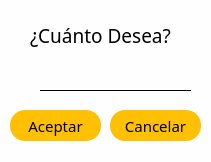
<?xml version="1.0" encoding="UTF-8"?>
<ui version="4.0">
 <class>vtnCantidad</class>
 <widget class="QDialog" name="vtnCantidad">
  <property name="windowModality">
   <enum>Qt::NonModal</enum>
  </property>
  <property name="geometry">
   <rect>
    <x>0</x>
    <y>0</y>
    <width>211</width>
    <height>162</height>
   </rect>
  </property>
  <property name="minimumSize">
   <size>
    <width>211</width>
    <height>162</height>
   </size>
  </property>
  <property name="maximumSize">
   <size>
    <width>211</width>
    <height>162</height>
   </size>
  </property>
  <property name="mouseTracking">
   <bool>false</bool>
  </property>
  <property name="focusPolicy">
   <enum>Qt::NoFocus</enum>
  </property>
  <property name="windowTitle">
   <string>Cantidad</string>
  </property>
  <property name="windowIcon">
   <iconset>
    <normaloff>../imagenes/info.png</normaloff>../imagenes/info.png</iconset>
  </property>
  <property name="accessibleName">
   <string/>
  </property>
  <property name="styleSheet">
   <string notr="true">*{
font-family:century gothic;
font-size: 15px;
}
#vtnCantidad{
 background:#fefefe;
}
QPushButton{
border-radius:15px;
background:#ffc001;
}

QPushButton:hover{
background:#dea806;
}
QLineEdit{
	border:none;
	border-bottom: 1px solid black;
	background:transparent;
}

</string>
  </property>
  <property name="sizeGripEnabled">
   <bool>false</bool>
  </property>
  <property name="modal">
   <bool>false</bool>
  </property>
  <widget class="QLabel" name="label">
   <property name="geometry">
    <rect>
     <x>30</x>
     <y>20</y>
     <width>161</width>
     <height>31</height>
    </rect>
   </property>
   <property name="text">
    <string>&lt;html&gt;&lt;head/&gt;&lt;body&gt;&lt;p&gt;&lt;span style=&quot; font-size:14pt;&quot;&gt;¿Cuánto Desea?&lt;/span&gt;&lt;/p&gt;&lt;/body&gt;&lt;/html&gt;</string>
   </property>
  </widget>
  <widget class="QPushButton" name="btnAceptardialogSalida">
   <property name="geometry">
    <rect>
     <x>10</x>
     <y>110</y>
     <width>91</width>
     <height>31</height>
    </rect>
   </property>
   <property name="text">
    <string>Aceptar</string>
   </property>
   <property name="shortcut">
    <string>Return</string>
   </property>
  </widget>
  <widget class="QLineEdit" name="LineCantidaddialogSalida">
   <property name="geometry">
    <rect>
     <x>40</x>
     <y>60</y>
     <width>151</width>
     <height>31</height>
    </rect>
   </property>
  </widget>
  <widget class="QPushButton" name="btnCancelardialogSalida">
   <property name="geometry">
    <rect>
     <x>110</x>
     <y>110</y>
     <width>91</width>
     <height>31</height>
    </rect>
   </property>
   <property name="text">
    <string>Cancelar</string>
   </property>
   <property name="shortcut">
    <string>Esc</string>
   </property>
  </widget>
 </widget>
 <tabstops>
  <tabstop>LineCantidaddialogSalida</tabstop>
  <tabstop>btnAceptardialogSalida</tabstop>
  <tabstop>btnCancelardialogSalida</tabstop>
 </tabstops>
 <resources/>
 <connections/>
</ui>
